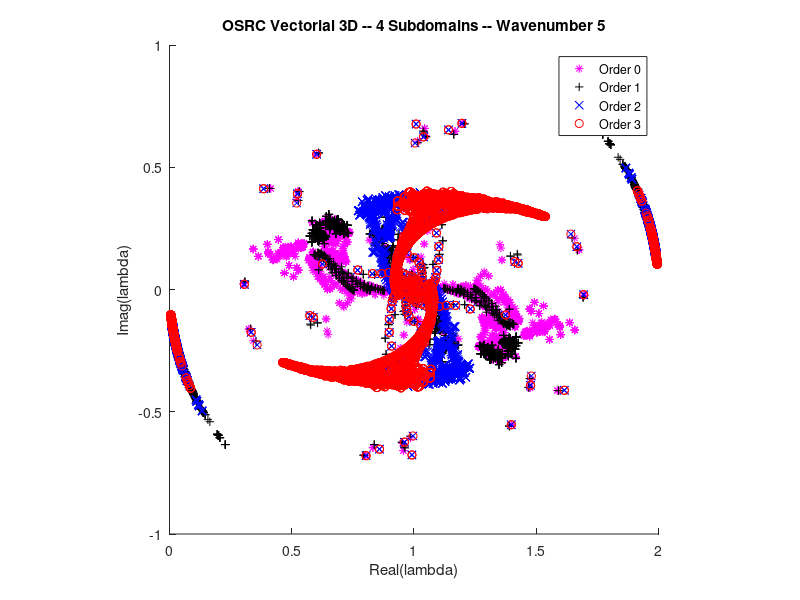

MATLAB code to generate this figure:
clear all;
close all;

l0 = dlmread('lv0osrc.csv');
l1 = dlmread('lv1osrc.csv');
l2 = dlmread('lv2osrc.csv');
l3 = dlmread('lv3osrc.csv');

figure;
hold on;
plot(real(l0), imag(l0), 'm*');
plot(real(l1), imag(l1), 'k+');
plot(real(l2), imag(l2), 'bx');
plot(real(l3), imag(l3), 'ro');
hold off;

title('OSRC Vectorial 3D -- 4 Subdomains -- Wavenumber 5');
xlabel('Real(lambda)');
ylabel('Imag(lambda)');
legend({'Order 0', 'Order 1', 'Order 2', 'Order 3'});

axis square;
print('vect3d.png');
